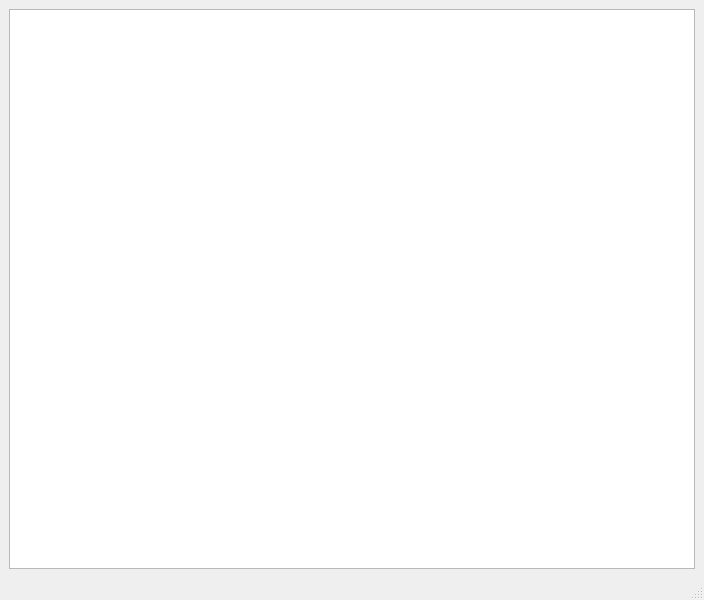
<?xml version="1.0" encoding="UTF-8"?>
<ui version="4.0">
 <class>MainWindow</class>
 <widget class="QMainWindow" name="MainWindow">
  <property name="geometry">
   <rect>
    <x>0</x>
    <y>0</y>
    <width>704</width>
    <height>600</height>
   </rect>
  </property>
  <property name="windowTitle">
   <string>Password Safe</string>
  </property>
  <widget class="QWidget" name="centralWidget">
   <layout class="QVBoxLayout" name="verticalLayout">
    <item>
     <widget class="QListView" name="listView"/>
    </item>
   </layout>
  </widget>
  <widget class="QMenuBar" name="menuBar">
   <property name="geometry">
    <rect>
     <x>0</x>
     <y>0</y>
     <width>704</width>
     <height>22</height>
    </rect>
   </property>
  </widget>
  <widget class="QStatusBar" name="statusBar"/>
 </widget>
 <resources/>
 <connections/>
</ui>
